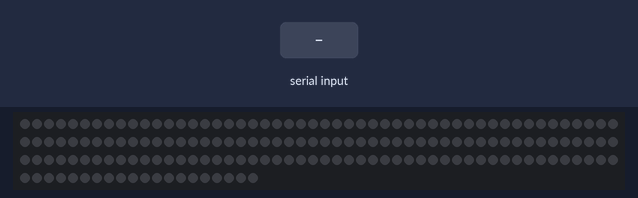
The sketch below on a simulated Arduino Uno, built with avr-gcc and run on an emulated ATmega328P. Shown: 170 RGB LEDs in strip order, left to right, continuing on the next row. The inputs (shaded band) are chosen by the test bench. Dim RGB values are drawn brighter than linear; what the sketch prints to the serial monitor is not drawn.

Above: at 1.2 s.
1.3 s: "b" received over Serial
At 3.6 s:
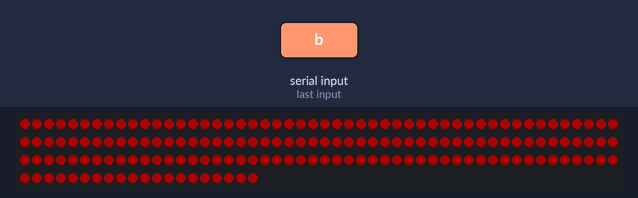
3.9 s: "g" received over Serial
At 5.6 s:
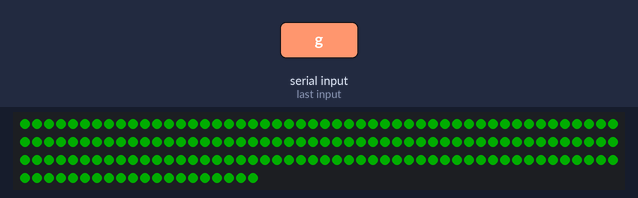
6.5 s: "q" received over Serial
At 8.8 s:
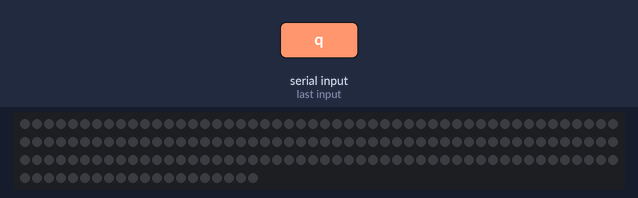
Timing chart, 0 to 10.3 s (numbered marks = the images above; inputs shaded):
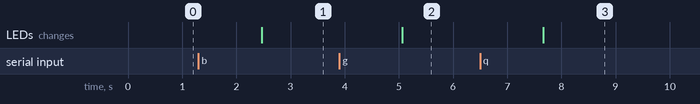

The sketch:

raspberry_pi_to_arduino_led.ino
```cpp
char receivedChar;

#include <Adafruit_NeoPixel.h>
#ifdef __AVR__
 #include <avr/power.h>
#endif

#define LED_PIN    6

#define LED_COUNT 170

Adafruit_NeoPixel strip(LED_COUNT, LED_PIN, NEO_GRB + NEO_KHZ800);

void setup() {

Serial.begin(9600);
Serial.println("<Arduino is ready>");

#if defined(__AVR_ATtiny85__) && (F_CPU == 16000000)
  clock_prescale_set(clock_div_1);
#endif

  strip.begin();
  strip.show();
  strip.setBrightness(50);
}


void loop() {

  recvOneChar();
  /*
  colorWipe(strip.Color(255,   0,   0), 50); // Red
  colorWipe(strip.Color(  0, 255,   0), 50); // Green
  colorWipe(strip.Color(  0,   0, 255), 50); // Blue
  // Do a theater marquee effect in various colors...
  theaterChase(strip.Color(127, 127, 127), 50); // White, half brightness
  theaterChase(strip.Color(127,   0,   0), 50); // Red, half brightness
  theaterChase(strip.Color(  0,   0, 127), 50); // Blue, half brightness
  */
}


void colorWipe(uint32_t color, int wait) {
  for(int i=0; i<strip.numPixels(); i++) { // For each pixel in strip...
    strip.setPixelColor(i, color);         //  Set pixel's color (in RAM)
    strip.show();                          //  Update strip to match
    //delay(wait);                           //  Pause for a moment
  }
}

void theaterChase(uint32_t color, int wait) {
  for(int a=0; a<10; a++) {  // Repeat 10 times...
    for(int b=0; b<3; b++) { //  'b' counts from 0 to 2...
      strip.clear();         //   Set all pixels in RAM to 0 (off)
      // 'c' counts up from 'b' to end of strip in steps of 3...
      for(int c=b; c<strip.numPixels(); c += 3) {
        strip.setPixelColor(c, color); // Set pixel 'c' to value 'color'
      }
      strip.show(); // Update strip with new contents
      delay(wait);  // Pause for a moment
    }
  }
}

void recvOneChar() {
    if (Serial.available() > 0) {
        receivedChar = Serial.read();
        //Serial.println(receivedChar);

        if (receivedChar == 'b'){
        colorWipe(strip.Color(  255, 0,   0), 5);
          }

          else if (receivedChar == 'g'){
            colorWipe(strip.Color(  0, 255,   0), 5);
          }

          else if(receivedChar == 'q'){
           colorWipe(strip.Color(  0, 0,   0), 5);
          }
    }
}
```

Measured:
- after the input at 1.3 s, the LEDs: change after 1.2 s (image 1)
- after the input at 3.9 s, the LEDs: change after 1.2 s (image 2)
- after the input at 6.5 s, the LEDs: change after 1.2 s (image 3)
